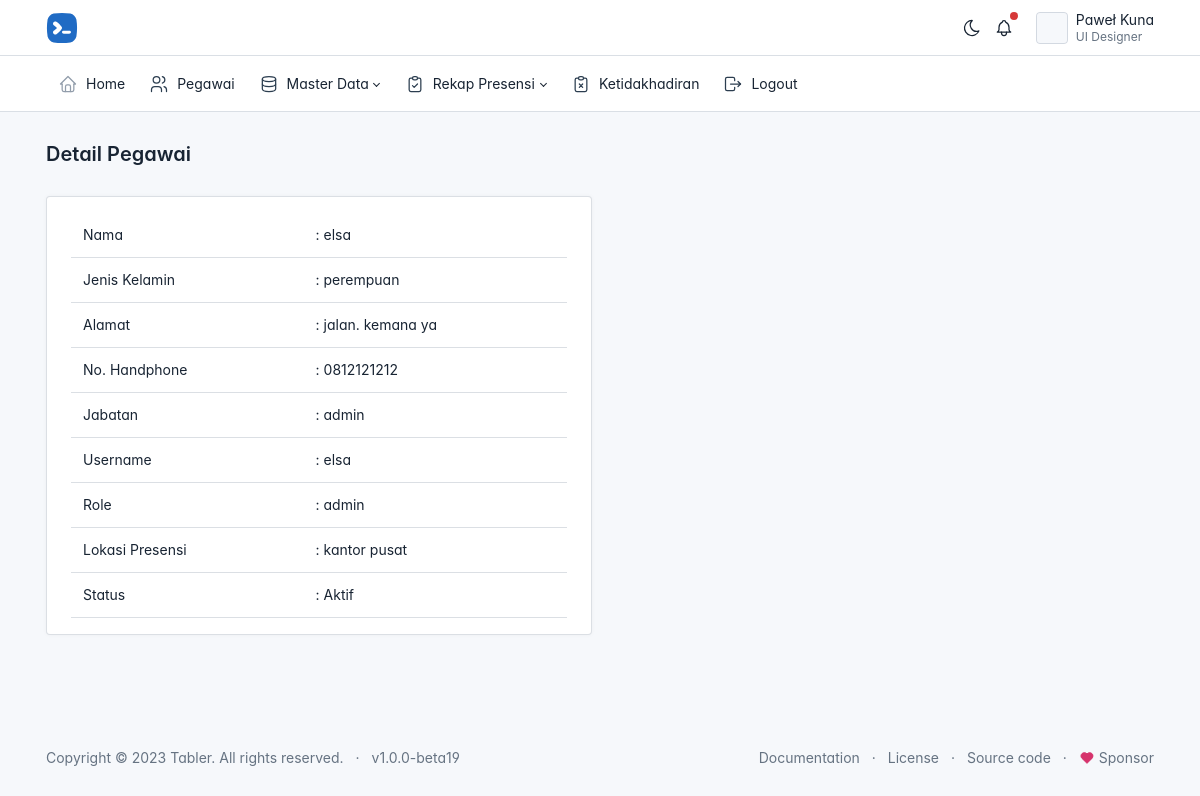
Page /admin/data_pegawai/detail.php?id=1 (signed in) on the committed database.
### tables this page shows
CREATE TABLE `users` (
  `id` int(11) NOT NULL,
  `id_pegawai` int(11) NOT NULL,
  `username` varchar(255) NOT NULL,
  `password` varchar(255) NOT NULL,
  `status` varchar(20) NOT NULL,
  `role` varchar(20) NOT NULL
);

CREATE TABLE `pegawai` (
  `id` int(11) NOT NULL,
  `nip` varchar(50) NOT NULL,
  `nama` varchar(255) NOT NULL,
  `jenis_kelamin` varchar(50) NOT NULL,
  `alamat` varchar(225) NOT NULL,
  `no_handphone` varchar(20) NOT NULL,
  `jabatan` varchar(50) NOT NULL,
  `lokasi_presensi` varchar(225) NOT NULL,
  `foto` varchar(225) NOT NULL
);

### admin/data_pegawai/detail.php (the view, shortened to what this page needs)
<?php
include('../../admin/layout/header.php');
require_once('../../config.php');
$id = $_GET['id'];
$result = mysqli_query($connection, "SELECT users.id_pegawai, users.username, users.password, users.status, users.role, pegawai.* FROM users JOIN pegawai ON users.id_pegawai = pegawai.id WHERE pegawai.id = $id") or die(mysqli_error($connection));
?>
<?php while ($pegawai = mysqli_fetch_array($result)) : ?>
    <div class="page-body">
        <div class="container-xl">
            <div class="row">
                <div class="col-md-6">
                    <div class="card">
                        <div class="card-body">
                            <table class="table">
                                <tr>
                                    <td>Nama</td>
                                    <td> : <?= $pegawai['nama'] ?></td>
                                </tr>
                                <tr>
                                    <td>Jenis Kelamin</td>
                                    <td> : <?= $pegawai['jenis_kelamin'] ?></td>
                                </tr>
                                <tr>
                                    <td>Alamat</td>
                                    <td> : <?= $pegawai['alamat'] ?></td>
                                </tr>
                                <tr>
                                    <td>No. Handphone</td>
                                    <td> : <?= $pegawai['no_handphone'] ?></td>
                                </tr>
                                <tr>
                                    <td>Jabatan</td>
                                    <td> : <?= $pegawai['jabatan'] ?></td>
                                </tr>
                                <tr>
                                    <td>Username</td>
                                    <td> : <?= $pegawai['username'] ?></td>
                                </tr>
                                <tr>
                                    <td>Role</td>
                                    <td> : <?= $pegawai['role'] ?></td>
                                </tr>
                                <tr>
                                    <td>Lokasi Presensi</td>
                                    <td> : <?= $pegawai['lokasi_presensi'] ?></td>
                                </tr>
                                <tr>
                                    <td>Status</td>
                                    <td> : <?= $pegawai['status'] ?></td>
                                </tr>
                            </table>
                        </div>
                    </div>
                </div>
                <div class="col-md-6">
                </div>
            </div>
        </div>
    </div>
<?php endwhile; ?>
<?php include('../layout/footer.php'); ?>

### admin/layout/header.php (style rules this page uses)
:root { --tblr-font-sans-serif: 'Inter Var', -apple-system, BlinkMacSystemFont, San Francisco, Segoe UI, Roboto, Helvetica Neue, sans-serif; }
body { font-feature-settings: "cv03", "cv04", "cv11"; }

### rows in the picture
users: id_pegawai.nama "elsa", id_pegawai.jenis_kelamin "perempuan", id_pegawai.alamat "jalan. kemana ya", id_pegawai.no_handphone "0812121212", id_pegawai.jabatan "admin", username "elsa", role "admin", id_pegawai.lokasi_presensi "kantor pusat", status "Aktif"

### other values in the picture
$judul_halaman "Detail Pegawai"
